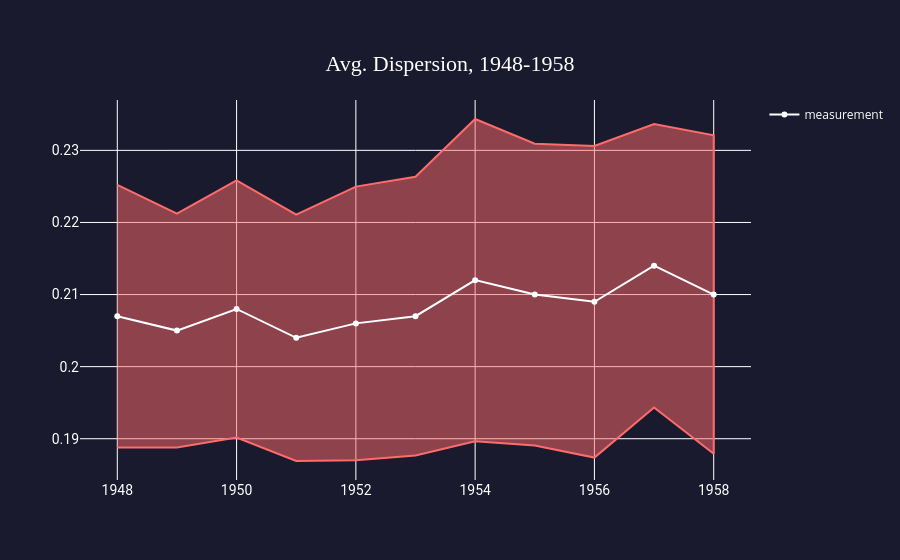

This figure's notebook cell:
### Markdown cell above
## Dispersion

### Code cell
x = sample_data_g['year'].tolist()
y = sample_data_g['avg_disp'].round(3)

error = y * sample_data_g['moe']
y_upper = (y + error).tolist()
y_lower = (y - error).tolist()

fig = go.Figure([
    go.Scatter(
        x=x + x[::-1],
        y=y_upper + y_lower[::-1],
        fill='toself',
        line=dict(color='#FF6B6B'),
fillcolor='rgba(255, 107, 107, 0.5)',
        hoverinfo='skip',
        showlegend=False
    ),
    go.Scatter(
        x=x, y=y.tolist(),
        line=dict(color='rgb(255, 255, 255)'),
        name='measurement'
    )
])
fig.update_layout(layout)
fig.update_layout(dict(title=dict(text="Avg. Dispersion, 1948-1958", y=0.9, x=0.5)))
fig.show()

### Figure 1 — Plotly figure (JSON) as saved in the notebook; plotly's stock layout.template omitted (floating-point values rounded to 4 significant figures)
{"data": [{"fill": "toself", "fillcolor": "rgba(255, 107, 107, 0.5)", "hoverinfo": "skip", "line": {"color": "#FF6B6B"}, "showlegend": false, "type": "scatter", "x": [1948, 1949, 1950, 1951, 1952, 1953, 1954, 1955, 1956, 1957, 1958, 1958, 1957, 1956, 1955, 1954, 1953, 1952, 1951, 1950, 1949, 1948], "y": [0.2252, 0.2212, 0.2258, 0.2211, 0.225, 0.2263, 0.2344, 0.2309, 0.2306, 0.2337, 0.2321, 0.1879, 0.1943, 0.1874, 0.1891, 0.1896, 0.1877, 0.187, 0.1869, 0.1902, 0.1888, 0.1888]}, {"line": {"color": "rgb(255, 255, 255)"}, "name": "measurement", "type": "scatter", "x": [1948, 1949, 1950, 1951, 1952, 1953, 1954, 1955, 1956, 1957, 1958], "y": [0.207, 0.205, 0.208, 0.204, 0.206, 0.207, 0.212, 0.21, 0.209, 0.214, 0.21]}], "layout": {"font": {"color": "white"}, "paper_bgcolor": "#1A1A2E", "plot_bgcolor": "rgba(61, 61, 61, 0)", "title": {"font": {"color": "white", "family": "Raleway", "size": 22}, "text": "Avg. Dispersion, 1948-1958", "x": 0.5, "xanchor": "center", "y": 0.9, "yanchor": "top"}, "xaxis": {"tickfont": {"color": "white", "family": "Roboto", "size": 14}, "title": {"font": {"color": "white", "family": "Raleway", "size": 18}, "text": ""}}, "yaxis": {"layer": "below traces", "tickfont": {"color": "white", "family": "Roboto", "size": 14}, "title": {"font": {"color": "white", "family": "Raleway", "size": 18}, "text": ""}}}}
